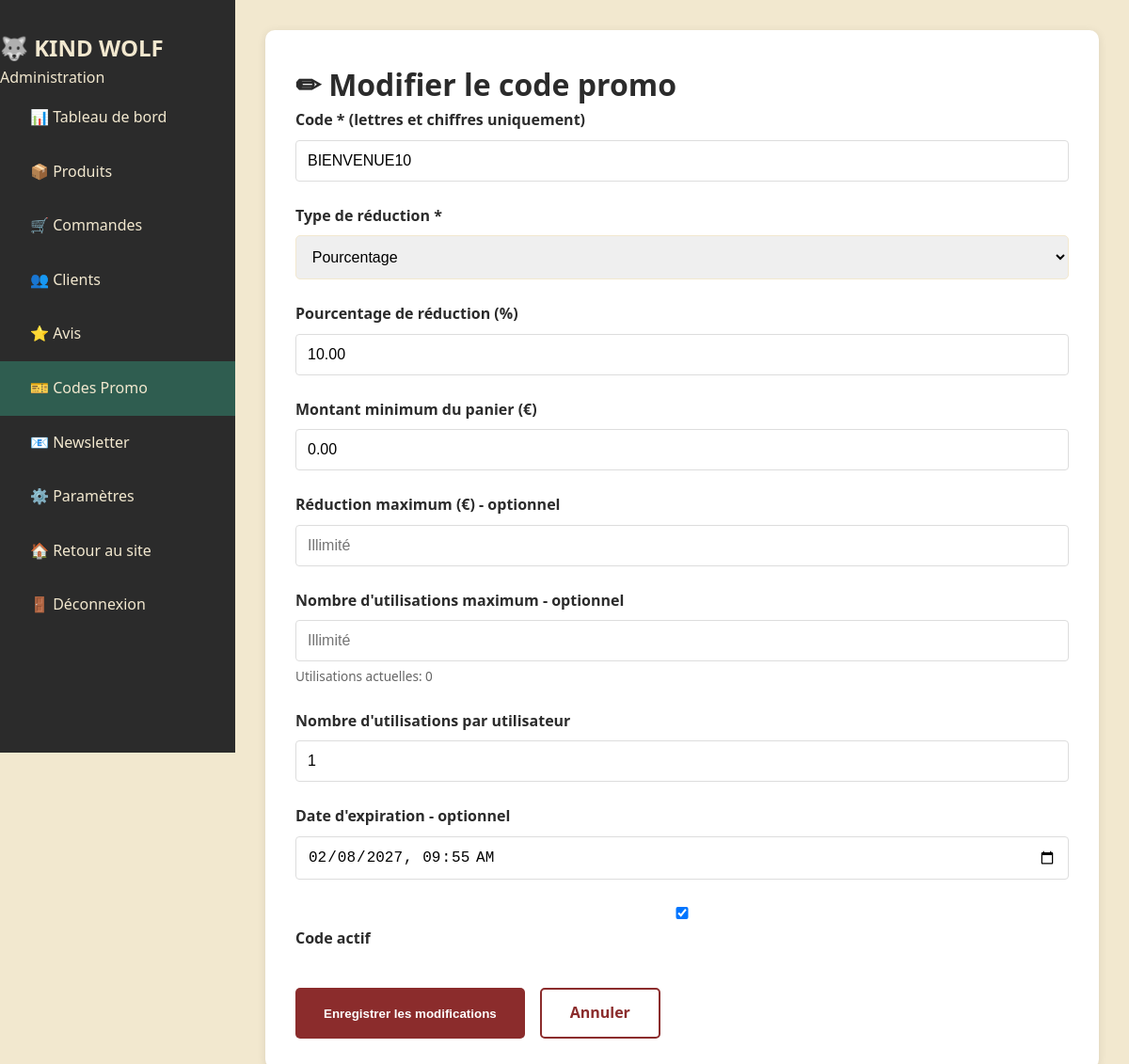
The page /kindwolf/admin/promo/edit.php?id=1 (signed in) on the database its author committed.
### tables this page shows
CREATE TABLE promo_codes (
    id INT PRIMARY KEY AUTO_INCREMENT,
    code VARCHAR(50) UNIQUE NOT NULL,
    description VARCHAR(255),
    discount_type ENUM('percentage', 'fixed') DEFAULT 'percentage',
    discount_percent DECIMAL(5,2) DEFAULT 0,
    discount_amount DECIMAL(10,2) DEFAULT 0,
    minimum_amount DECIMAL(10,2) DEFAULT 0,
    maximum_discount DECIMAL(10,2),
    usage_limit INT,
    usage_count INT DEFAULT 0,
    user_limit INT DEFAULT 1,  
    active BOOLEAN DEFAULT TRUE,
    starts_at TIMESTAMP NULL,
    expires_at TIMESTAMP NULL,
    created_at TIMESTAMP DEFAULT CURRENT_TIMESTAMP,
    updated_at TIMESTAMP DEFAULT CURRENT_TIMESTAMP ON UPDATE CURRENT_TIMESTAMP,
    INDEX idx_code (code),
    INDEX idx_active (active),
    INDEX idx_expires_at (expires_at)
);

### kindwolf/admin/promo/edit.php (the view, shortened to what this page needs)
<?php
require_once '../../config.php';
$id = (int)($_GET['id'] ?? 0);
$stmt = $pdo->prepare("SELECT * FROM promo_codes WHERE id = ?");
$stmt->execute([$id]);
$promo = $stmt->fetch();
?>
<!DOCTYPE html>
<html lang="fr">
<head>
    <link rel="stylesheet" href="<?php echo BASE_URL; ?>/style.css">
</head>
<body>
    <div class="admin-container">
        <?php include '../admin_sidebar.php'; ?>
        <main class="admin-main">
            <div class="admin-section">
                <h1>✏ Modifier le code promo</h1>
                <form method="POST" class="admin-form">
                    <div class="form-group">
                        <label for="code">Code * (lettres et chiffres uniquement)</label>
                        <input type="text" id="code" name="code" required
                               value="<?php echo htmlspecialchars($promo['code']); ?>"
                               pattern="[A-Z0-9]+" maxlength="20"
                               style="text-transform: uppercase;">
                    </div>
                    <div class="form-group">
                        <label for="discount_type">Type de réduction *</label>
                        <select id="discount_type" name="discount_type" required onchange="toggleDiscountFields()">
                            <option value="percentage" <?php echo $promo['discount_type'] === 'percentage' ? 'selected' : ''; ?>>Pourcentage</option>
                        </select>
                    </div>
                    <div class="form-group" id="percent_field">
                        <label for="discount_percent">Pourcentage de réduction (%)</label>
                        <input type="number" id="discount_percent" name="discount_percent"
                               value="<?php echo $promo['discount_percent']; ?>"
                               min="0" max="100" step="0.01">
                    </div>
                    <div class="form-group">
                        <label for="minimum_amount">Montant minimum du panier (€)</label>
                        <input type="number" id="minimum_amount" name="minimum_amount"
                               value="<?php echo $promo['minimum_amount']; ?>"
                               min="0" step="0.01">
                    </div>
                    <div class="form-group">
                        <label for="maximum_discount">Réduction maximum (€) - optionnel</label>
                        <input type="number" id="maximum_discount" name="maximum_discount"
                               value="<?php echo $promo['maximum_discount'] ?? ''; ?>"
                               min="0" step="0.01" placeholder="Illimité">
                    </div>
                    <div class="form-group">
                        <label for="usage_limit">Nombre d'utilisations maximum - optionnel</label>
                        <input type="number" id="usage_limit" name="usage_limit"
                               value="<?php echo $promo['usage_limit'] ?? ''; ?>"
                               min="1" placeholder="Illimité">
                        <small>Utilisations actuelles: <?php echo $promo['usage_count']; ?></small>
                    </div>
                    <div class="form-group">
                        <label for="user_limit">Nombre d'utilisations par utilisateur</label>
                        <input type="number" id="user_limit" name="user_limit"
                               value="<?php echo $promo['user_limit']; ?>"
                               min="1">
                    </div>
                    <div class="form-group">
                        <label for="expires_at">Date d'expiration - optionnel</label>
                        <input type="datetime-local" id="expires_at" name="expires_at"
                               value="<?php echo $promo['expires_at'] ? date('Y-m-d\TH:i', strtotime($promo['expires_at'])) : ''; ?>">
                    </div>
                    <div class="form-group">
                        <label>
                            <input type="checkbox" name="active" <?php echo $promo['active'] ? 'checked' : ''; ?>>
                            Code actif
                        </label>
                    </div>
                    <div class="form-actions">
                        <button type="submit" class="btn-primary">Enregistrer les modifications</button>
                        <a href="list.php" class="btn-outline">Annuler</a>
                    </div>
                </form>
            </div>
        </main>
    </div>
</body>
</html>

### rows shown on the page
promo_codes: code "BIENVENUE10", discount_type "Pourcentage", discount_percent "10.00", minimum_amount "0.00", usage_count "0", user_limit "1", expires_at "02/08/2027 09:55", active "☑"
